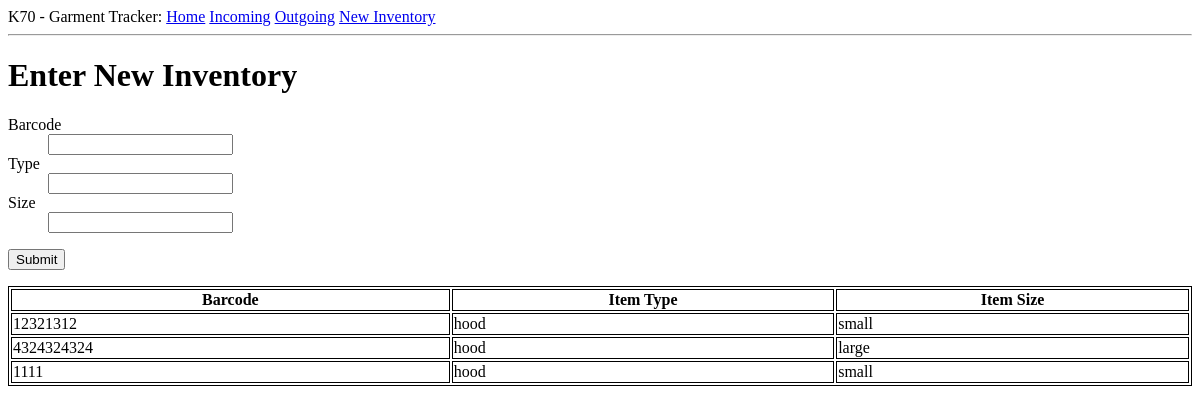
Before: /New_inventory with the older database file.
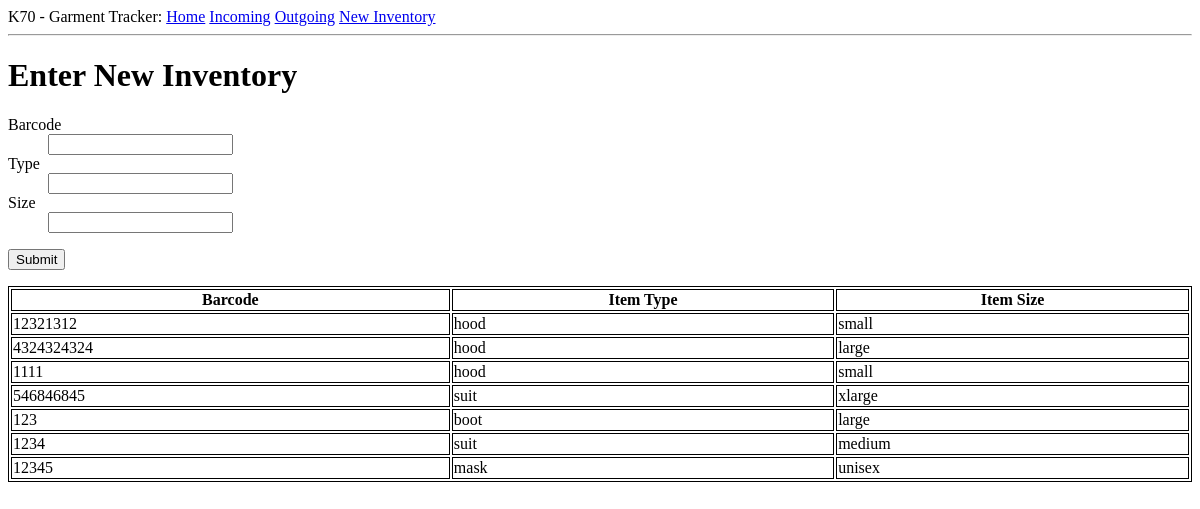
After: the same page with the newer database file.
### app/models.py (models this page shows, shortened)
class Laundry(db.Model):
    id = db.Column(db.Integer, primary_key=True)
    barcode = db.Column(db.String(20), index = True)
    item_type = db.Column(db.String(10), index = True)
    item_size = db.Column(db.String(10), index = True)
    item_note = db.Column(db.String(20), index = True)
    status = db.Column(db.Boolean(), index=True)
    time_stamps = db.relationship('Timestamp', backref="item", lazy= 'dynamic')

### app/routes.py (the view)
@app.route('/New_inventory', methods = ['GET', 'POST'])
def New_inventory():
    form = item_template()
    if form.validate_on_submit():
        new_item = Laundry(barcode = form.barcode.data, item_type=form.type.data,item_size=form.size.data, status=True)
        db.session.add(new_item)
        db.session.commit()
        flash('Item has entered the database!')
        return redirect(url_for('New_inventory'))
    items = Laundry.query.all()
    return render_template('New_inventory.html', title='New_inventory', form=form, items=items)

### app/forms.py
class item_template(FlaskForm):
    barcode = StringField('Barcode', validators=[DataRequired()])
    type = StringField('Type', validators=[DataRequired()])
    size = StringField('Size', validators=[DataRequired()])
    status = BooleanField('Status')
    submit = SubmitField('Enter Item')

### app/templates/New_inventory.html (shortened to what this page needs)
{% extends "base.html" %}
{% block content %}
<h1>Enter New Inventory</h1>
<form action="" method="post">
    {% from "_formhelpers.html" import render_field %}
    <dl>
        {{ render_field(form.barcode) }}
        {{ render_field(form.type) }}
        {{ render_field(form.size) }}
    </dl>
    <p><input type="submit" value=Submit></p>
</form>
<table style="width:100%">
    <tr valign="top">
        <th>Barcode</th>
        <th>Item Type</th>
        <th>Item Size</th>
    </tr>
    {% for item in items %}
    <tr>
        <td>{{ item.barcode }}</td><td>{{ item.item_type }}</td><td>{{ item.item_size }}</td>
    </tr>
    {% endfor %}
</table>
{% endblock %}

Changed rows visible on the page:
added Laundry: barcode "546846845", item_type "suit", item_size "xlarge"
added Laundry: barcode "123", item_type "boot", item_size "large"
added Laundry: barcode "1234", item_type "suit", item_size "medium"
added Laundry: barcode "12345", item_type "mask", item_size "unisex"
